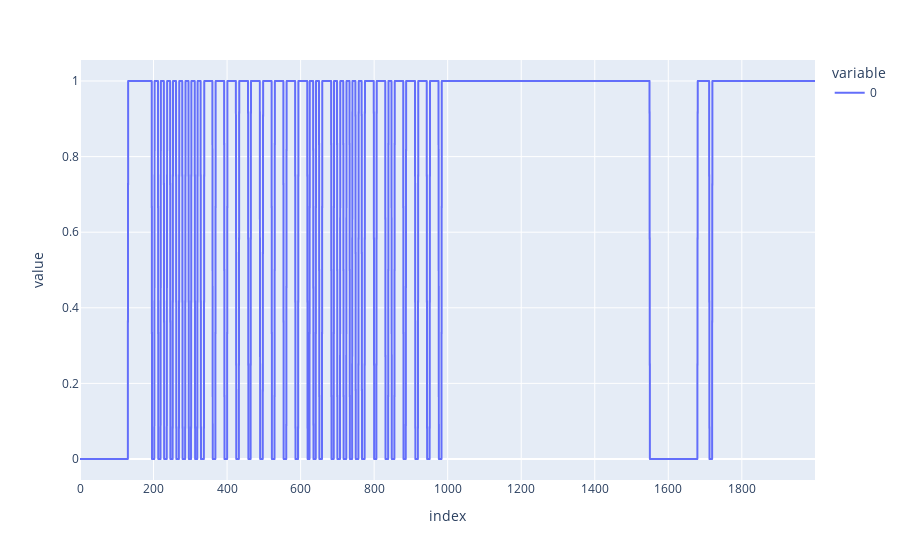

The notebook cell saved with this chart:
### Code cell
GPIO.setmode(GPIO.BOARD)

PIN = 8
GPIO.setup(PIN, GPIO.IN, pull_up_down=GPIO.PUD_UP)

result = trigger_read(PIN, 2000, interval=5e-6)  
print(to_number(sig2bits(result)))
px.line(result)

### Figure 1 — Plotly figure (JSON) as saved in the notebook; plotly's stock layout.template omitted (floating-point values rounded to 4 significant figures; data arrays with more than 128 entries replaced by an {"elided": "..."} marker saying what was removed)
{"data": [{"hovertemplate": "variable=0<br>index=%{x}<br>value=%{y}<extra></extra>", "legendgroup": "0", "line": {"color": "#636efa", "dash": "solid"}, "marker": {"symbol": "circle"}, "mode": "lines", "name": "0", "showlegend": true, "type": "scattergl", "x": {"elided": "2000 int values"}, "xaxis": "x", "y": {"elided": "2000 int values"}, "yaxis": "y"}], "layout": {"autosize": true, "legend": {"title": {"text": "variable"}, "tracegroupgap": 0}, "margin": {"t": 60}, "xaxis": {"anchor": "y", "autorange": true, "domain": [0, 1], "range": [0, 1999], "title": {"text": "index"}, "type": "linear"}, "yaxis": {"anchor": "x", "autorange": true, "domain": [0, 1], "range": [-0.05556, 1.056], "title": {"text": "value"}, "type": "linear"}}}
